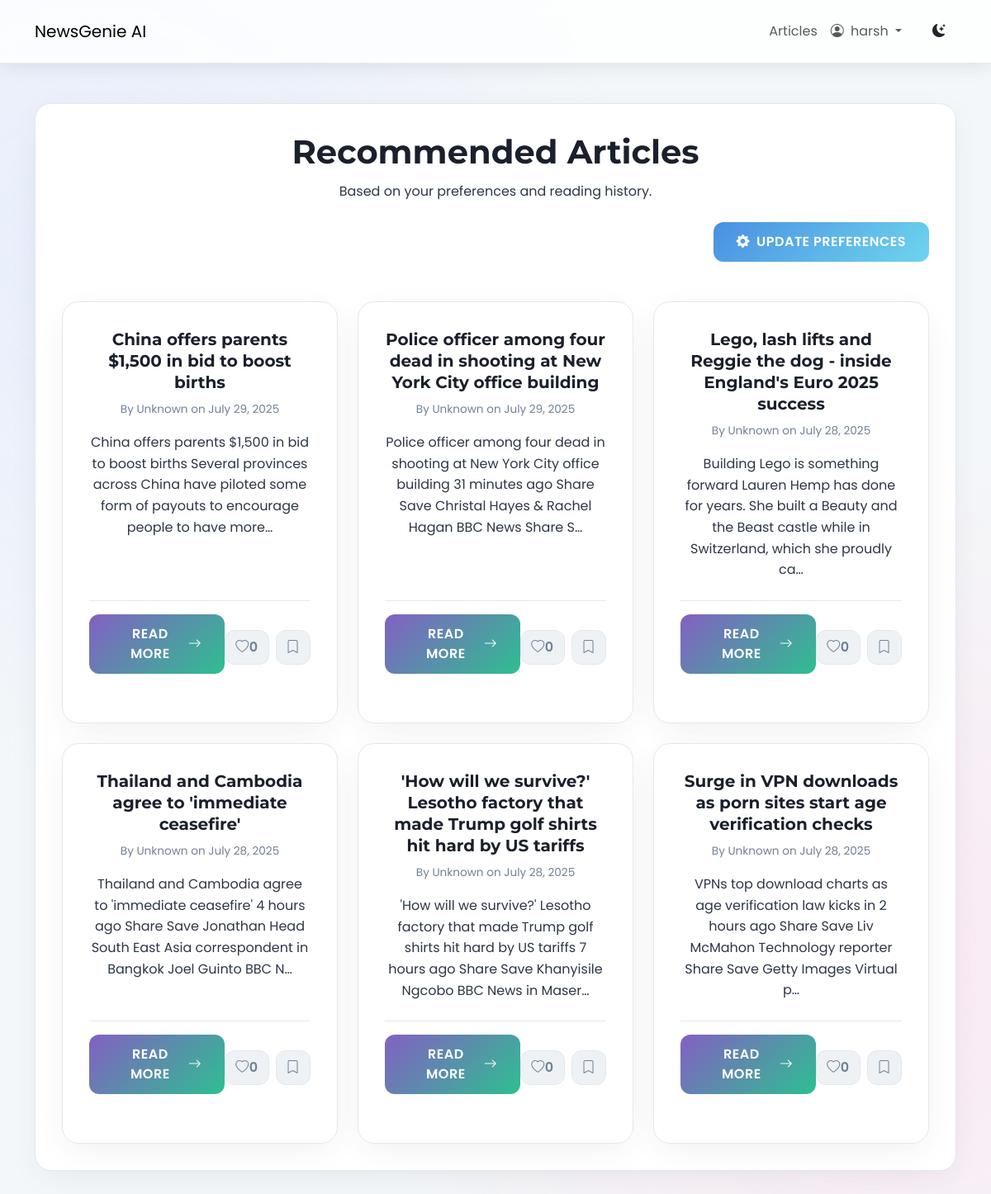
Before: /recommendations/ (signed in) with the older database file.
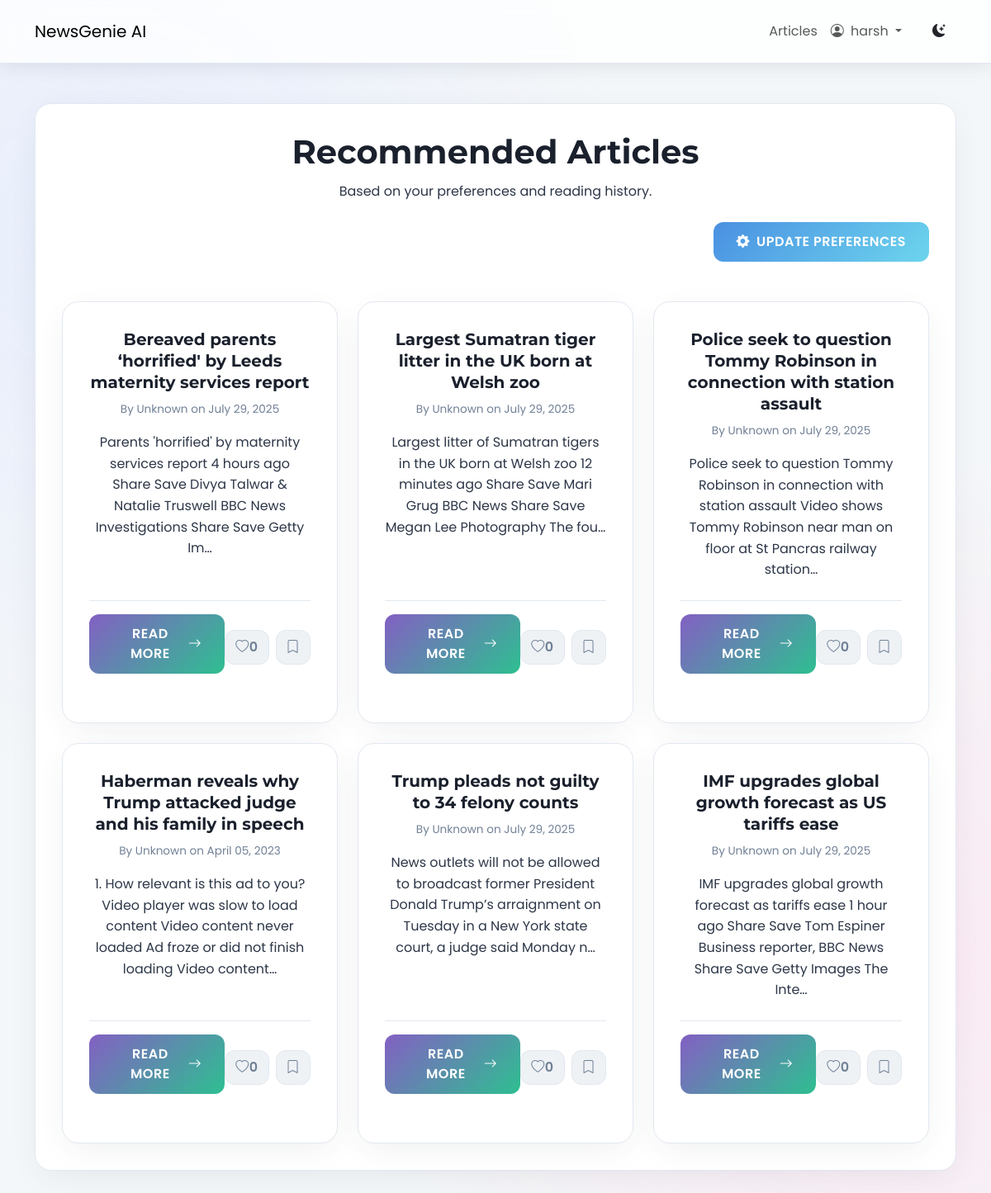
After: the same page with the newer database file.
### news/models.py (models this page shows, shortened)
class Article(models.Model):
    title = models.CharField(max_length=255)
    author = models.CharField(max_length=100, default="Unknown")
    content = models.TextField()
    url = models.URLField(unique=True)
    source = models.CharField(max_length=100)
    published_at = models.DateTimeField()
    summary = models.TextField(blank=True, null=True)
    category = models.ManyToManyField(Category, related_name='articles')
    approved = models.BooleanField(default=False)
    audio_file = models.FileField(upload_to='news_audio/', blank=True, null=True)
    @property
    def total_likes(self):
        return self.likes.count()
    def approved_status(self):
        return self.approved
    approved_status.boolean = True
    approved_status.short_description = "Approved"

### news/views.py (the view)
# urls.py: path('recommendations/', views.personalized_recommendations, name="recommendations"),
@login_required
def personalized_recommendations(request):
    user_pref = UserPreference.objects.filter(user=request.user).first()
    articles = Article.objects.none()
    if user_pref and user_pref.preferred_categories.exists():
        articles = articles.filter(
            category__in=user_pref.preferred_categories.all(),
            approved=True
        ).distinct()
    if not articles.exists():
        articles = Article.objects.filter(approved=True).order_by('?')[:6]
    if request.user.is_authenticated:
        liked_articles_ids = ArticleLike.objects.filter(user=request.user, article__in=articles).values_list('article__id', flat=True)
        bookmarked_articles_ids = Bookmark.objects.filter(user=request.user, article__in=articles).values_list('article__id', flat=True)
        for article in articles:
            article.is_liked_by_user = article.id in liked_articles_ids
            article.is_bookmarked_by_user = article.id in bookmarked_articles_ids
    else:
        for article in articles:
            article.is_liked_by_user = False
            article.is_bookmarked_by_user = False
    return render(request, "news/personalized_recommendations.html", {"articles": articles})

### news/templates/news/personalized_recommendations.html (shortened to what this page needs)
{% extends 'news/base.html' %}
{% load static %}
{% block content %}
<div class="recommendations-container text-center app-card mt-5">
    <div class="page-header-section">
        <h1 class="page-title-heading">Recommended Articles</h1>
        <p class="page-subtitle-text">Based on your preferences and reading history.</p>
    </div>
    <div class="mt-4 text-end">
        <a href="{% url 'news:preferences' %}" class="btn app-btn primary-btn update-preferences-btn">
            <i class="bi bi-gear-fill me-2"></i> Update Preferences
        </a>
    </div>
    {% if articles %}
    <div class="row row-cols-1 row-cols-md-2 row-cols-lg-3 g-4 article-grid mt-4">
        {% for article in articles %}
        <div class="col">
            <div class="app-card article-card h-100">
                <div class="card-body d-flex flex-column">
                    <h5 class="card-title-article">{{ article.title }}</h5>
                    <p class="card-meta-info">By {{ article.author }} on {{ article.published_at|date:"F d, Y" }}</p>
                    <p class="card-text-summary">{{ article.summary|default:article.content|truncatechars:150 }}</p>
                    <div class="mt-auto article-actions">
                        <a href="{% url 'news:detail' article.pk %}" class="btn app-btn read-more-btn article-card-read-more">Read More <i class="bi bi-arrow-right"></i></a>
                        <div class="d-flex gap-2 justify-content-end button-group-actions mt-2">
                            <button class="btn app-btn icon-btn like-btn {% if article.is_liked_by_user %}liked{% endif %}" data-article-id="{{ article.pk }}" {% if not user.is_authenticated %}disabled title="Login to like" {% endif %}>
                                <i class="bi {% if article.is_liked_by_user %}bi-heart-fill{% else %}bi-heart{% endif %}"></i>
                                <span class="like-count">{{ article.total_likes }}</span>
                            </button>
                            <button class="btn app-btn icon-btn bookmark-btn " data-article-id="{{ article.pk }}" >
                                <i class="bi {% if article.is_bookmarked_by_user %}bi-bookmark-fill{% else %}bi-bookmark{% endif %}"></i>
                            </button>
                        </div>
                    </div>
                </div>
                <div class="card-footer article-card-footer">
                    {% for category in article.category.all %}
                        <span class="badge category-pill-small me-1">{{ category.name }}</span>
                    {% endfor %}
                </div>
            </div>
        </div>
        {% endfor %}
    </div>
    {% else %}
    <div class="text-center py-5">
        <p class="lead">No articles found matching your preferences. <br> Please update your <a href="{% url 'news:preferences' %}">preferences</a> or browse all articles.</p>
        <a href="{% url 'news:article_list' %}" class="btn app-btn primary-btn mt-3">Browse Articles</a>
    </div>
    {% endif %}
</div>
{% endblock %}

Changed rows visible on the page:
removed Article: title "China offers parents $1,500 in bid to boost births", author "Unknown", published_at "July 29, 2025", summary "China offers parents $1,500 in bid to boost births Several provinces across China have piloted some form of payouts to encourage people to have more…", total_likes "0"
removed Article: title "Police officer among four dead in shooting at New York City office building", author "Unknown", published_at "July 29, 2025", summary "Police officer among four dead in shooting at New York City office building 31 minutes ago Share Save Christal Hayes & Rachel Hagan BBC News Share S…", total_likes "0"
removed Article: title "Lego, lash lifts and Reggie the dog - inside England's Euro 2025 success", author "Unknown", published_at "July 28, 2025", summary "Building Lego is something forward Lauren Hemp has done for years. She built a Beauty and the Beast castle while in Switzerland, which she proudly ca…", total_likes "0"
removed Article: title "Thailand and Cambodia agree to 'immediate ceasefire'", author "Unknown", published_at "July 28, 2025", summary "Thailand and Cambodia agree to 'immediate ceasefire' 4 hours ago Share Save Jonathan Head South East Asia correspondent in Bangkok Joel Guinto BBC N…", total_likes "0"
removed Article: title "'How will we survive?' Lesotho factory that made Trump golf shirts hit hard by US tariffs", author "Unknown", published_at "July 28, 2025", summary "'How will we survive?' Lesotho factory that made Trump golf shirts hit hard by US tariffs 7 hours ago Share Save Khanyisile Ngcobo BBC News in Maser…", total_likes "0"
removed Article: title "Surge in VPN downloads as porn sites start age verification checks", author "Unknown", published_at "July 28, 2025", summary "VPNs top download charts as age verification law kicks in 2 hours ago Share Save Liv McMahon Technology reporter Share Save Getty Images Virtual p…", total_likes "0"
added Article: title "Bereaved parents ‘horrified' by Leeds maternity services report", author "Unknown", published_at "July 29, 2025", summary "Parents 'horrified' by maternity services report 4 hours ago Share Save Divya Talwar & Natalie Truswell BBC News Investigations Share Save Getty Im…", total_likes "0"
added Article: title "Largest Sumatran tiger litter in the UK born at Welsh zoo", author "Unknown", published_at "July 29, 2025", summary "Largest litter of Sumatran tigers in the UK born at Welsh zoo 12 minutes ago Share Save Mari Grug BBC News Share Save Megan Lee Photography The fou…", total_likes "0"
added Article: title "Police seek to question Tommy Robinson in connection with station assault", author "Unknown", published_at "July 29, 2025", summary "Police seek to question Tommy Robinson in connection with station assault Video shows Tommy Robinson near man on floor at St Pancras railway station…", total_likes "0"
added Article: title "Haberman reveals why Trump attacked judge and his family in speech", author "Unknown", published_at "April 05, 2023", summary "1. How relevant is this ad to you? Video player was slow to load content Video content never loaded Ad froze or did not finish loading Video content…", total_likes "0"
added Article: title "Trump pleads not guilty to 34 felony counts", author "Unknown", published_at "July 29, 2025", summary "News outlets will not be allowed to broadcast former President Donald Trump’s arraignment on Tuesday in a New York state court, a judge said Monday n…", total_likes "0"
added Article: title "IMF upgrades global growth forecast as US tariffs ease", author "Unknown", published_at "July 29, 2025", summary "IMF upgrades global growth forecast as tariffs ease 1 hour ago Share Save Tom Espiner Business reporter, BBC News Share Save Getty Images The Inte…", total_likes "0"
